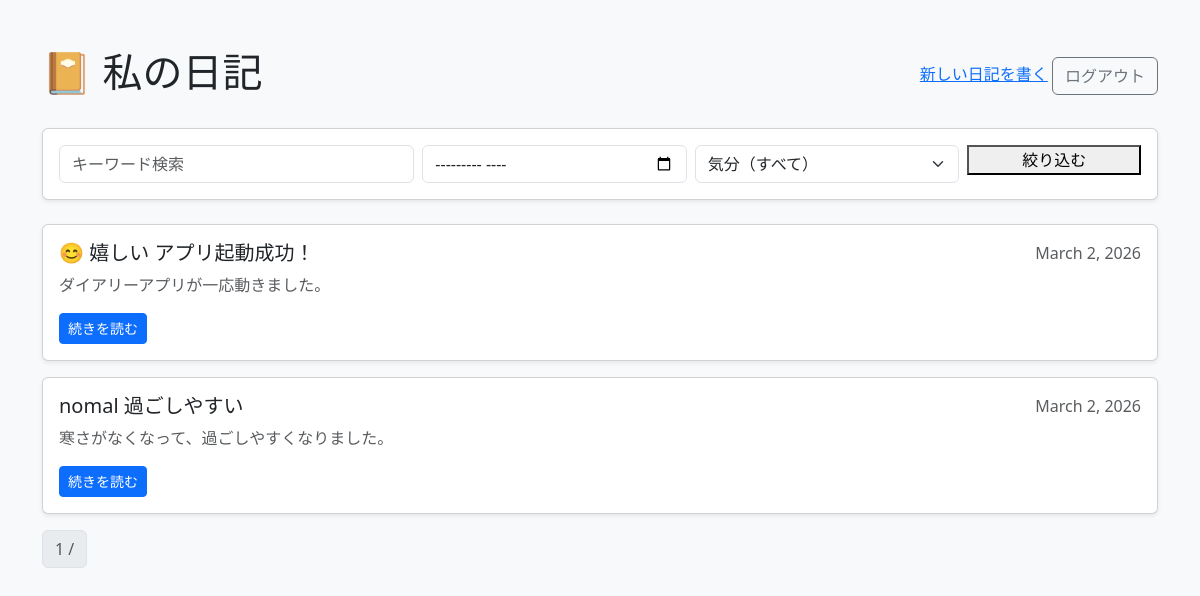
Before: / (signed in) with the older database file.
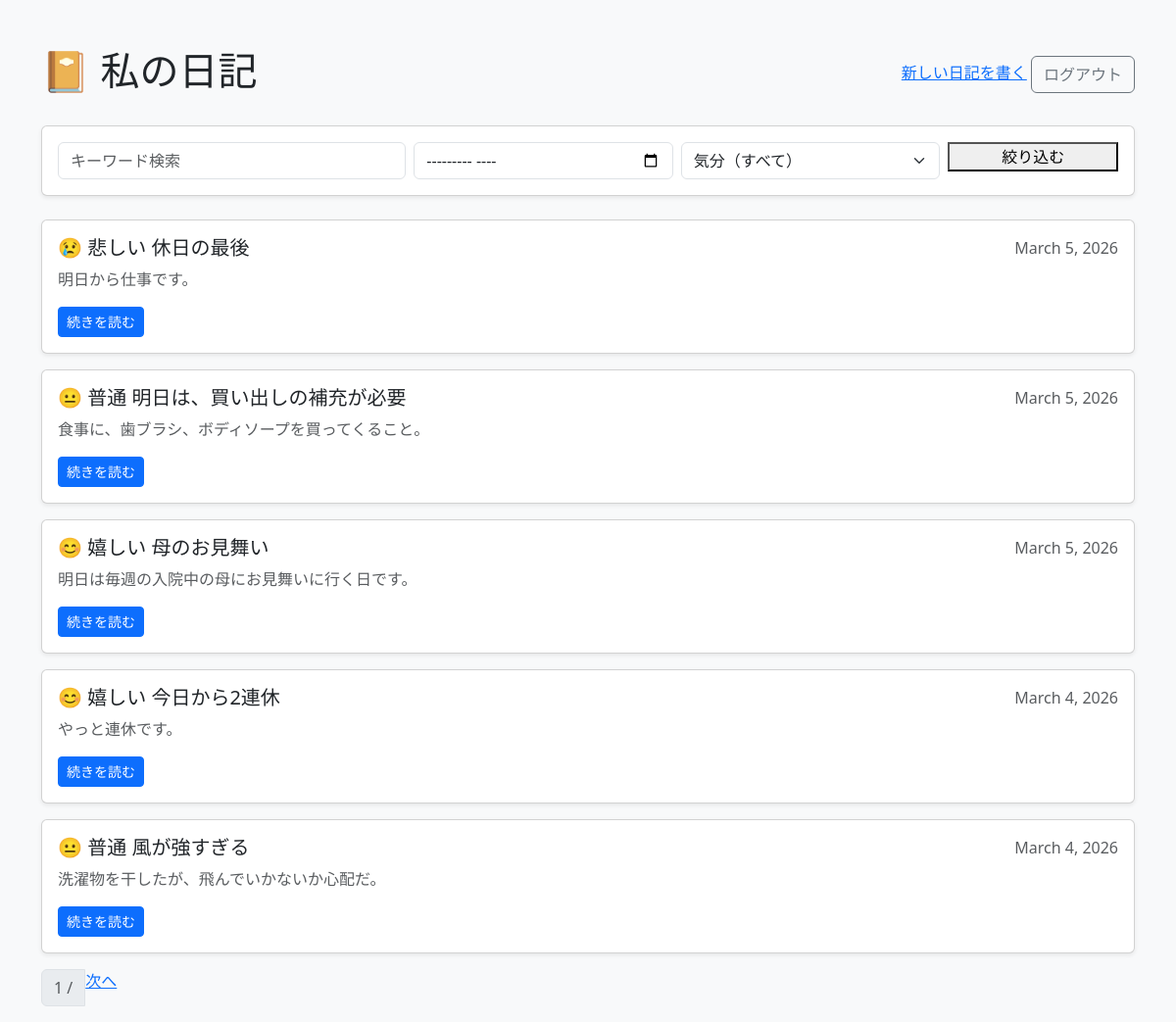
After: the same page with the newer database file.
### diary/models.py (models this page shows, shortened)
class Entry(models.Model):
    MOOD_CHOICES = [
        ('happy', '😊 嬉しい'),
        ('normal', '😐 普通'),
        ('sad', '😢 悲しい'),
    ]
    user = models.ForeignKey(User, on_delete=models.CASCADE)
    title = models.CharField(max_length=200)
    content = models.TextField()
    mood = models.CharField(max_length=10, choices=MOOD_CHOICES, default='normal')
    date = models.DateField()
    created_at = models.DateTimeField(auto_now_add=True)
    class Meta:
        ordering = ['-date']

### diary/views.py (the view)
# urls.py: path('', views.entry_list, name='entry_list'),
@login_required
def entry_list(request):
    entries = Entry.objects.filter(user=request.user)
    query = request.GET.get('q', '')
    if query:
        entries = entries.filter(title__icontains=query) | entries.filter(content__icontains=query)
    month = request.GET.get('month', '')
    if month:
        year, m = month.split('_')
        entries = entries.filter(date__year=year, date__month = m)
    mood = request.GET.get('mood', '')
    if mood:
        entries = entries.filter(mood=mood)
    from django.core.paginator import Paginator
    paginator = Paginator(entries, 5)   # 1ページ5件
    page_number = request.GET.get('page')
    page_obj = paginator.get_page(page_number)
    return render(request, 'diary/entry_list.html', {
        'page_obj': page_obj,
        'query': query,
        'month': month,
        'mood': mood,
        'mood_choices': Entry.MOOD_CHOICES,
    })

### diary/templates/diary/entry_list.html (shortened to what this page needs)
<!DOCTYPE html>
<html lang="ja">
<head>
    <link href="https://cdn.jsdelivr.net/npm/bootstrap@5.3.0/dist/css/bootstrap.min.css" rel="stylesheet">
</head>
<body class="bg-light">
    <div class="container mt-5">
        <div class="d-flex justify-content-between align-items-center mb-4">
            <h1>📔 私の日記</h1>
            <div>
                <a href="{% url 'entry_new' %}" class=""btn btn-success>新しい日記を書く</a>
                <form method="post" action="{% url 'logout' %}" style="display:inline;">
                    <button type="submit" class="btn btn-outline-secondary">ログアウト</button>
                </form>
            </div>
        </div>
        <div class="card shadow-sm mb-4 p-3">
            <form method="get">
                <div class="row g-2">
                    <div class="col-md-4">
                        <input type="text" name="q" class="form-control"
                            placeholder="キーワード検索" value="{{ query }}">
                    </div>
                    <div class="col-md-3">
                        <input type="month" name="month" class="form-control" value="{{ month }}">
                    </div>
                    <div class="col-md-3">
                        <select name="mood" class="form-select">
                            <option value="">気分（すべて）</option>
                        </select>
                    </div>
                    <div class="col-md-2">
                        <button class="btn-btn-primary w-100">絞り込む</button>
                    </div>
                </div>
            </form>
        </div>
        {% if page_obj %}
            {% for entry in page_obj %}
                <div class="card mb-3 shadow-sm">
                    <div class="card-body">
                        <div class="d-flex justify-content-between">
                            <h5 class="card-title">{{ entry.get_mood_display }} {{ entry.title }}</h5>
                            <span class="text-muted">{{ entry.date }}</span>
                        </div>
                        <p class="card-text text-muted">{{ entry.content|truncatechars:80 }}</p>
                        <a href="{% url 'entry_detail' entry.pk %}" class="btn btn-primary btn-sm">続きを読む</a>
                    </div>
                </div>
            {% endfor %}
            <nav>
                <ul class="pagination justify-content-centeer">
                    <li class="page-item disabled">
                        <span class="page-link">{{ page_obj.number }} / {{ page_obj.pagenator.num_pages }}</span>
                    </li>
                    {% if page_obj.has_next %}
                        <li class="page-item">
                            <a class="pagelink" href="?page={{ page_obj.next_page_number }}&q={{ query }}&month={{ month }}&mood={{ mood }}">次へ</a>
                        </li>
                    {% endif %}
                </ul>
            </nav>
        {% else %}
            <div class="text-center mt-5">
                <p class="text-muted">まだ日記がありません。最初の日記を書いてみましょう！</p>
                <a href="{% url 'entry_new' %}" class="btn btn-success">日記を書く</a>
            </div>
        {% endif %}
    </div>
</body>
</html>

Changed rows visible on the page:
no longer on this page (row unchanged): Entry: mood "😊 嬉しい", title "アプリ起動成功！", date "March 2, 2026", content "ダイアリーアプリが一応動きました。"
no longer on this page (row unchanged): Entry: mood "nomal", title "過ごしやすい", date "March 2, 2026", content "寒さがなくなって、過ごしやすくなりました。"
added Entry: mood "😢 悲しい", title "休日の最後", date "March 5, 2026", content "明日から仕事です。"
added Entry: mood "😐 普通", title "明日は、買い出しの補充が必要", date "March 5, 2026", content "食事に、歯ブラシ、ボディソープを買ってくること。"
added Entry: mood "😊 嬉しい", title "母のお見舞い", date "March 5, 2026", content "明日は毎週の入院中の母にお見舞いに行く日です。"
added Entry: mood "😊 嬉しい", title "今日から2連休", date "March 4, 2026", content "やっと連休です。"
added Entry: mood "😐 普通", title "風が強すぎる", date "March 4, 2026", content "洗濯物を干したが、飛んでいかないか心配だ。"
Other visible differences:
text now shown: "次へ"
